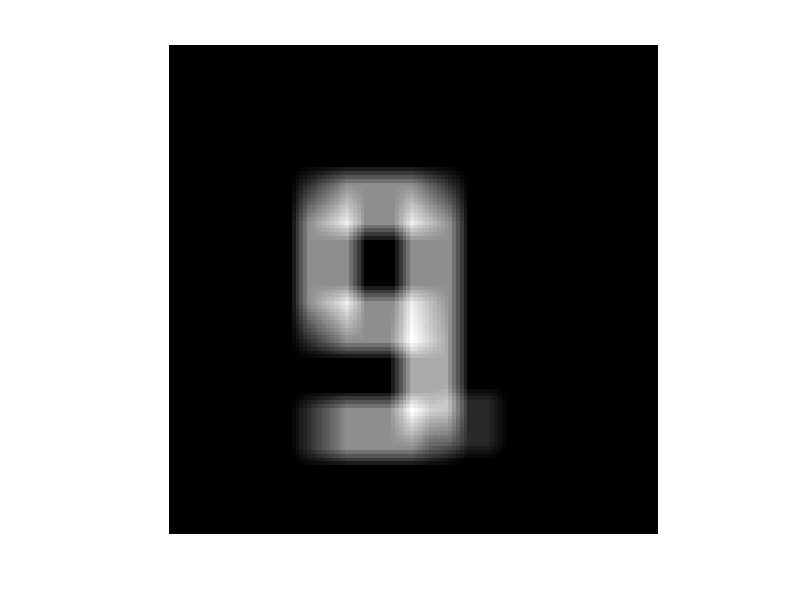
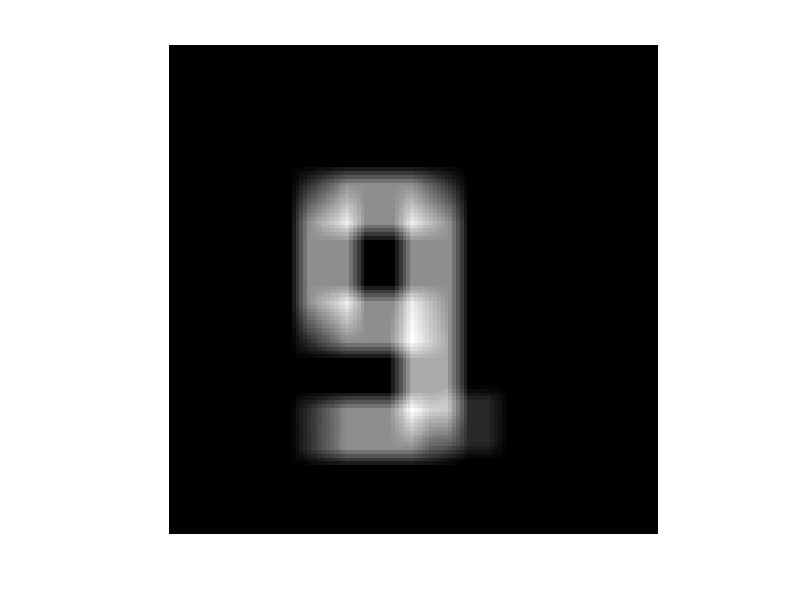
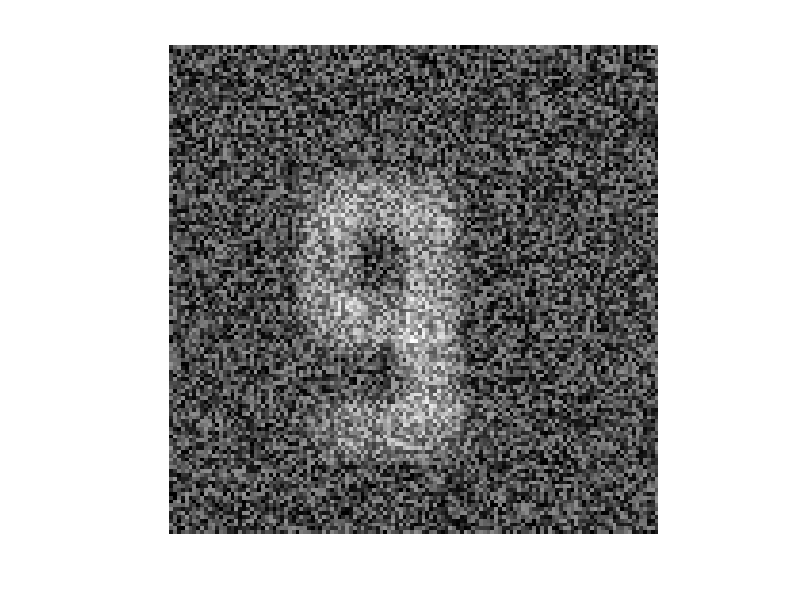
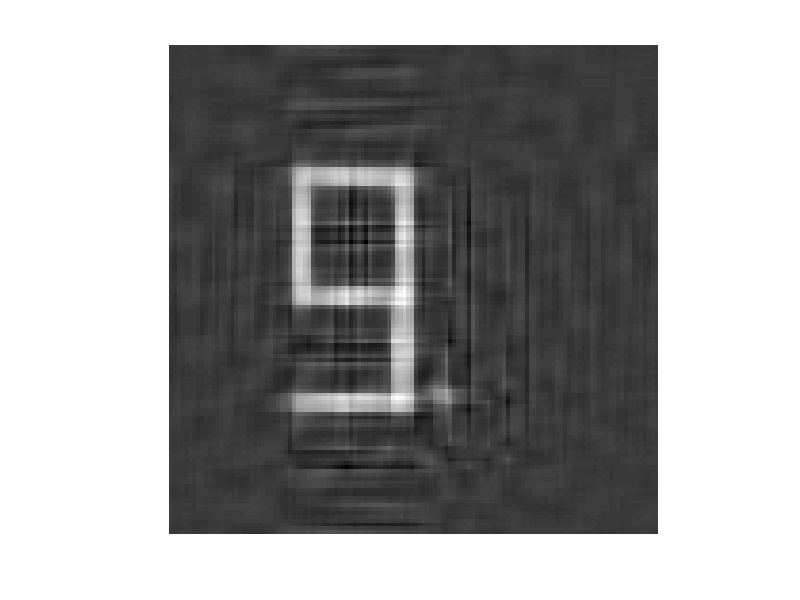

These figures' MATLAB source, in order:
%%in barnamei baraye INVERSE FILTERING va WIENER FILTER ast,BARAYE
%EJRAYE BARNAME HAME BARNAME RA ENTEKHAB KARDE(Ctrl+A & Ctrl+C)VA DAR Command
%Window MATLAB PASTE KONID. 
clc;
clear all;
close all;
load mydata.mat
TYPE=1; % ba entekhab TYPE=1 inverse filtering ,ba entekhab TYPE=2 wiener filter
Q=2; %1:teorical,2:expermental,3:SNR
%tasvir vorudi
D=cat(3,a,b); D=cat(3,D,c);
[M N]=size(D(:,:,1));
NN=[0.001 0.01 2];
k=900; II=15; R0=5; R1=10;
h(1:II,1:II)=II^(-2);
%wiener filter
H1=fft2(h,M,N);
for i=1:3
    switch TYPE
        case 1 % Inverse Filtering
            TT=0.05; 
            ID=abs(H1)<=TT;
            H1(ID)=TT;
            %FFT
            G=fft2(D(:,:,i),M,N);
            FF=G./H1;
            Fh=ifft2(FF);
        case 2 % Wiener Filter
        switch Q
        case 0 %  theoretical 
            RR=R0^2*(1-k/(M*N-1))*(1-k/(M*N))+2*R0*R1*(k/(M*N-1))*(1-k/(M*N))+...
            R1^2*k*(k-1)/(M*N*(M*N-1));
            MU_2=R0^2*(1-k/(M*N))+R1^2*k/(M*N);
            RF(1:M,1:N)=RR;
            RF(1,1)=MU_2;
            SF=fft2(RF);
            RN=zeros(M,N);
            RN(1,1)=NN(i)^2/3;
            SN=fft2(RN);
            Hr=conj(H1).*SF./((H1.*conj(H1)).*SF+SN);
        case 1 % experimental
            PP=k/(M*N);
            SML=rand(M,N);
            SML=double(R0*(SML>PP))+double(R1*(SML<=PP));
            RF=xcorr2(SML)/(M*N);
            RF=RF(M:(2*M-1),N:(2*N-1));
            SF=fft2(RF);
            E=2*NN(i)*(rand(M,N)-0.5);
            RN=xcorr2(E)/(M*N);
            RN=RN(M:(2*M-1),N:(2*N-1));
            SN=fft2(RN);
            H1r=conj(H1).*SF./((H1.*conj(H1)).*SF+SN);
        case 2 %SNR
            SNR=10^(12/10); 
            H1r=conj(H1)./((H1.*conj(H1))+1./SNR);
        end
            FF=H1r.*fft2(D(:,:,i));
            Fh=real(ifft2(FF));
        end
            figure(i);
            imshow(D(:,:,i),[]);
            figure(3+i);
            imshow(Fh,[]);
        if TYPE==1
        else
        end
end
